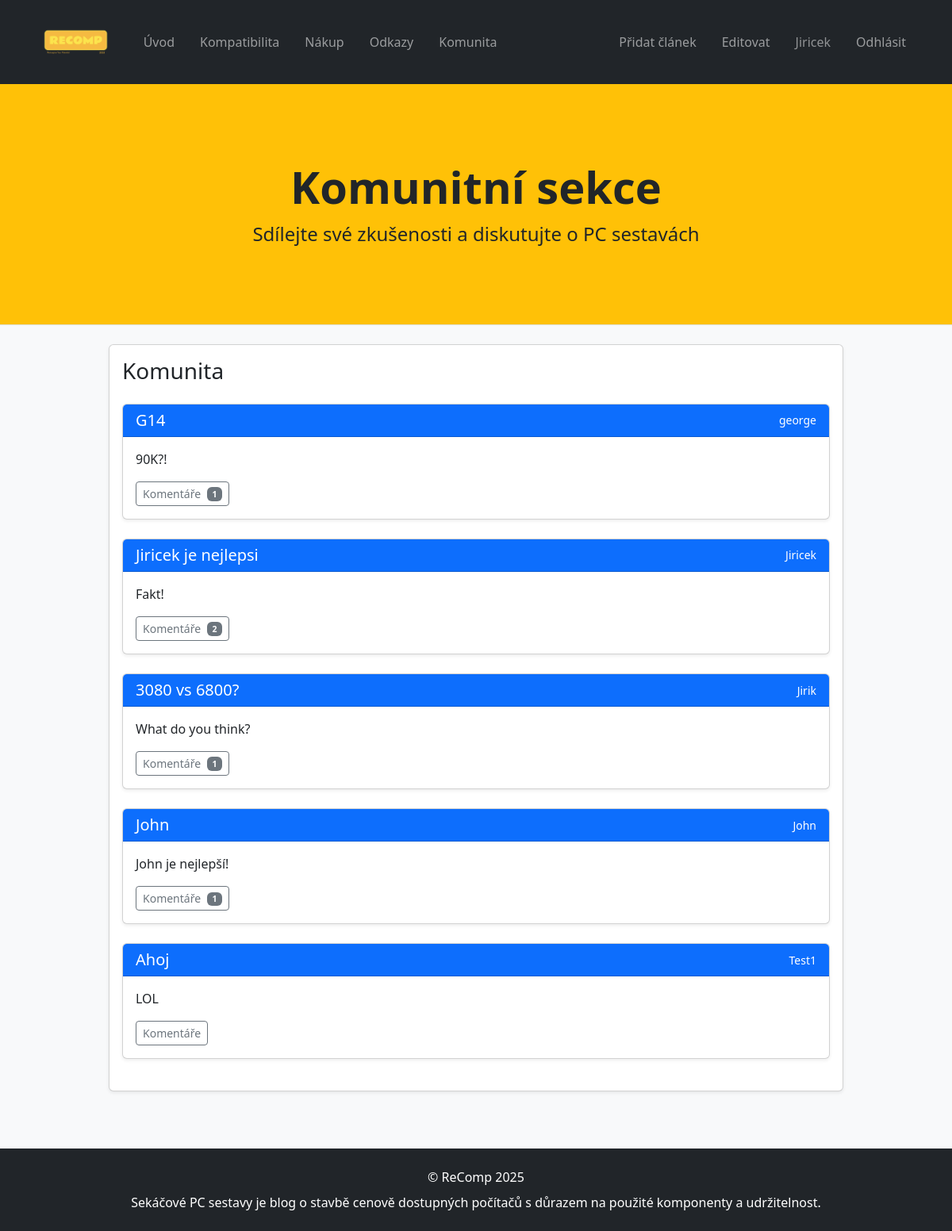
Screenshot of /Projekt-Web/community/community.php (signed in) with the database file from the repository.
### tables this page shows
CREATE TABLE `articles` (
  `id` int(11) NOT NULL,
  `title` varchar(255) NOT NULL,
  `content` text NOT NULL,
  `user_id` int(11) NOT NULL,
  `created_at` timestamp NOT NULL DEFAULT current_timestamp(),
  `updated_at` timestamp NULL DEFAULT NULL
);

CREATE TABLE `users` (
  `id` int(11) NOT NULL,
  `username` varchar(50) NOT NULL,
  `email` varchar(100) DEFAULT NULL,
  `password` varchar(255) NOT NULL,
  `name` varchar(50) DEFAULT NULL,
  `surname` varchar(50) DEFAULT NULL,
  `created_at` timestamp NOT NULL DEFAULT current_timestamp(),
  `role` enum('user','admin') NOT NULL DEFAULT 'user'
);

### Projekt-Web/app/models/Article.php (called while the page is built, shortened)
<?php
class Article {
    private $db;
    public function __construct($db) {
        $this->db = $db;
    }
    public function getAll() {
        $sql = "SELECT a.*, u.username, u.role FROM articles a
                JOIN users u ON a.user_id = u.id
                ORDER BY a.created_at DESC";
        $stmt = $this->db->prepare($sql);
        $stmt->execute();
        return $stmt->fetchAll(PDO::FETCH_ASSOC);
    }
}
?>

### Projekt-Web/app/models/Comment.php (called while the page is built, shortened)
<?php
class Comment {
    private $conn;
    private $table_name = "comments";
    public function __construct($db) {
        $this->conn = $db;
    }
    public function getCommentsByArticle($article_id) {
        $query = "SELECT c.*, u.username
                FROM " . $this->table_name . " c
                LEFT JOIN users u ON c.user_id = u.id
                WHERE c.article_id = :article_id
                ORDER BY c.created_at DESC";
        $stmt = $this->conn->prepare($query);
        $stmt->bindParam(":article_id", $article_id);
        $stmt->execute();
        return $stmt->fetchAll(PDO::FETCH_ASSOC);
    }
}
?>

### Projekt-Web/community/community.php (the view, shortened to what this page needs)
<?php
require_once __DIR__ . '/../app/models/Article.php';
require_once __DIR__ . '/../app/models/Comment.php';
try {
    $db = (new Database())->getConnection();
    $articleModel = new Article($db);
    $articles = $articleModel->getAll();
} catch (PDOException $e) {
    $error = "Chyba při načítání článků. Zkuste to prosím později.";
    $articles = [];
}
?>
<!DOCTYPE html>
<html lang="cs">
<head>
    <link href="https://cdn.jsdelivr.net/npm/bootstrap@5.3.5/dist/css/bootstrap.min.css" rel="stylesheet">
</head>
<body class="bg-light">
    <?php include __DIR__ . '/../app/views/articles/navbar.php'; ?>
    <header class="py-5 bg-warning border-bottom mb-4">
        <div class="container">
            <div class="text-center my-5">
                <h1 class="fw-bolder display-4">Komunitní sekce</h1>
                <p class="lead mb-0 fs-4">Sdílejte své zkušenosti a diskutujte o PC sestavách</p>
            </div>
        </div>
    </header>
    <div class="container">
        <div class="row justify-content-center">
            <div class="col-lg-10">
                <div class="card shadow-sm mb-4">
                    <div class="card-body">
                        <h2 class="card-title h3 mb-4">Komunita</h2>
                        <div class="card-text">
                            <div class="row">
                                <?php foreach ($articles as $article):
                                    $commentModel = new Comment($db);
                                    $comments = $commentModel->getCommentsByArticle($article['id']);
                                ?>
                                    <div class="col-12 mb-4">
                                        <div class="card shadow-sm">
                                            <div class="card-header bg-primary text-white">
                                                <div class="d-flex justify-content-between align-items-center">
                                                    <h5 class="card-title mb-0">
                                                        <?= htmlspecialchars($article['title']) ?>
                                                    </h5>
                                                    <small>
                                                        <?= htmlspecialchars($article['username']) ?>
                                                    </small>
                                                </div>
                                            </div>
                                            <div class="card-body">
                                                <p class="card-text">
                                                    <?= nl2br(htmlspecialchars($article['content'])) ?>
                                                </p>
                                                <button class="btn btn-outline-secondary btn-sm"
                                                        type="button"
                                                        data-bs-toggle="collapse"
                                                        data-bs-target="#comments<?= $article['id'] ?>"
                                                        aria-expanded="false"
                                                        aria-controls="comments<?= $article['id'] ?>">
                                                    Komentáře
                                                    <?php if (count($comments) > 0): ?>
                                                        <span class="badge bg-secondary ms-1"><?= count($comments) ?></span>
                                                    <?php endif; ?>
                                                </button>
                                            </div>
                                        </div>
                                    </div>
                                <?php endforeach; ?>
                            </div>
                        </div>
                    </div>
                </div>
            </div>
        </div>
    </div>
    <?php include __DIR__ . '/../app/views/articles/footer.php'; ?>
</body>
</html>

### rows the page displays
articles: title "G14", user.username "george", content "90K?!", count($comments) "1"
articles: title "Jiricek je nejlepsi", user.username "Jiricek", content "Fakt!", count($comments) "2"
articles: title "3080 vs 6800?", user.username "Jirik", content "What do you think?", count($comments) "1"
articles: title "John", user.username "John", content "John je nejlepší!", count($comments) "1"
articles: title "Ahoj", user.username "Test1", content "LOL"

### other values shown
$_SESSION['username'] "Jiricek"
